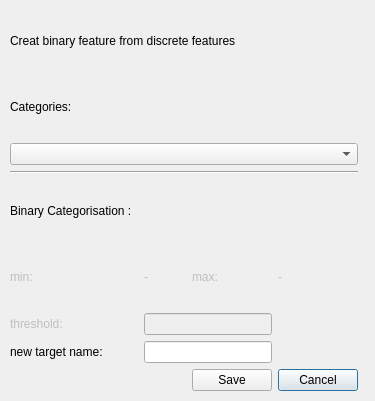
<?xml version="1.0" encoding="UTF-8"?>
<ui version="4.0">
 <class>Ui_add_target</class>
 <widget class="QDialog" name="add_target">
  <property name="geometry">
   <rect>
    <x>0</x>
    <y>0</y>
    <width>375</width>
    <height>401</height>
   </rect>
  </property>
  <property name="windowTitle">
   <string>Add Target</string>
  </property>
  <widget class="QWidget" name="verticalLayoutWidget">
   <property name="geometry">
    <rect>
     <x>10</x>
     <y>10</y>
     <width>354</width>
     <height>381</height>
    </rect>
   </property>
   <layout class="QVBoxLayout" name="verticalLayout">
    <item>
     <layout class="QGridLayout" name="gridLayout">
      <item row="9" column="3">
       <spacer name="horizontalSpacer">
        <property name="orientation">
         <enum>Qt::Horizontal</enum>
        </property>
        <property name="sizeHint" stdset="0">
         <size>
          <width>40</width>
          <height>20</height>
         </size>
        </property>
       </spacer>
      </item>
      <item row="6" column="0" colspan="6">
       <widget class="Line" name="line">
        <property name="orientation">
         <enum>Qt::Horizontal</enum>
        </property>
       </widget>
      </item>
      <item row="5" column="0" colspan="6">
       <widget class="QComboBox" name="groups"/>
      </item>
      <item row="9" column="2">
       <widget class="QLabel" name="min_val">
        <property name="enabled">
         <bool>false</bool>
        </property>
        <property name="text">
         <string>-</string>
        </property>
       </widget>
      </item>
      <item row="10" column="2" colspan="3">
       <widget class="QLineEdit" name="threshold_value">
        <property name="enabled">
         <bool>false</bool>
        </property>
       </widget>
      </item>
      <item row="10" column="0" colspan="2">
       <widget class="QLabel" name="threshold_label">
        <property name="enabled">
         <bool>false</bool>
        </property>
        <property name="text">
         <string>threshold:</string>
        </property>
       </widget>
      </item>
      <item row="12" column="5">
       <widget class="QPushButton" name="cancel_button">
        <property name="text">
         <string>Cancel</string>
        </property>
       </widget>
      </item>
      <item row="7" column="0">
       <widget class="QLabel" name="label_6">
        <property name="text">
         <string>Binary Categorisation :</string>
        </property>
       </widget>
      </item>
      <item row="0" column="0" colspan="7">
       <widget class="QLabel" name="label_4">
        <property name="text">
         <string>Creat binary feature from discrete features</string>
        </property>
       </widget>
      </item>
      <item row="9" column="0" colspan="2">
       <widget class="QLabel" name="min_label">
        <property name="enabled">
         <bool>false</bool>
        </property>
        <property name="text">
         <string>min:</string>
        </property>
       </widget>
      </item>
      <item row="9" column="5">
       <widget class="QLabel" name="max_val">
        <property name="enabled">
         <bool>false</bool>
        </property>
        <property name="text">
         <string>-</string>
        </property>
       </widget>
      </item>
      <item row="7" column="5">
       <spacer name="horizontalSpacer_2">
        <property name="orientation">
         <enum>Qt::Horizontal</enum>
        </property>
        <property name="sizeHint" stdset="0">
         <size>
          <width>40</width>
          <height>20</height>
         </size>
        </property>
       </spacer>
      </item>
      <item row="12" column="4">
       <widget class="QPushButton" name="save_button">
        <property name="text">
         <string>Save</string>
        </property>
       </widget>
      </item>
      <item row="9" column="4">
       <widget class="QLabel" name="max_label">
        <property name="enabled">
         <bool>false</bool>
        </property>
        <property name="text">
         <string>max:</string>
        </property>
       </widget>
      </item>
      <item row="1" column="0">
       <widget class="QLabel" name="label">
        <property name="text">
         <string>Categories:</string>
        </property>
       </widget>
      </item>
      <item row="11" column="0">
       <widget class="QLabel" name="label_2">
        <property name="text">
         <string>new target name:</string>
        </property>
       </widget>
      </item>
      <item row="11" column="2" colspan="3">
       <widget class="QLineEdit" name="newname"/>
      </item>
     </layout>
    </item>
   </layout>
  </widget>
 </widget>
 <resources/>
 <connections/>
</ui>
